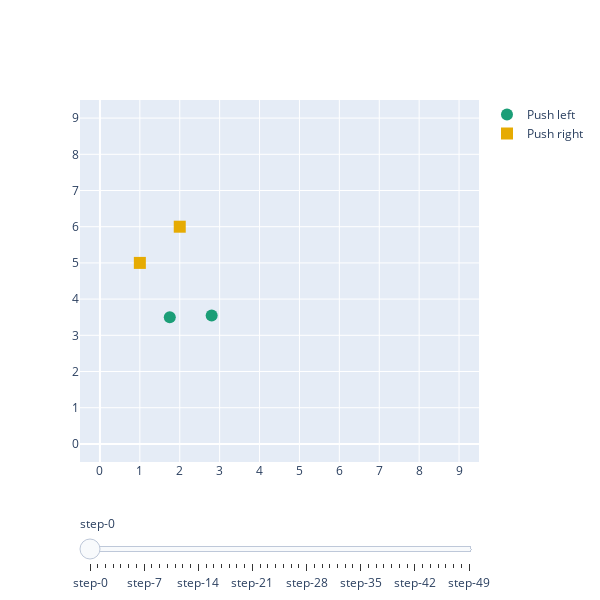
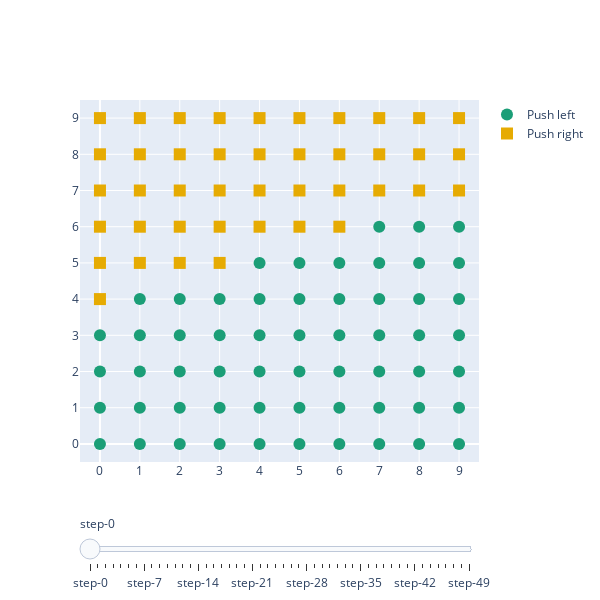

Notebook code cell kept with these figures, in order:
### Code cell
to_plot = ["step", "cumulative_reward", "global_error", "selector"]

stats_to_plot = {key: value for key, value in stats_cr2.items() if key in to_plot}
stats_to_plot["global_error"] = stats_to_plot["global_error"].sum(axis=1)
plot_stats(stats_to_plot, figsize=(10, 8))

stats_to_plot = {"Global error {}".format(idx): stats_cr2["global_error"][:, idx] for idx in range(env.action_space.n)}
plot_stats(stats_to_plot, figsize=(10, 8))

plot_nodes_changes(stats_cr2["mlgng_nodes"], 
                rewards=stats_cr2["cumulative_reward"],
                action_names=act_dict, 
                symbols=act_symbol_plotly, 
                colors=act_color_plotly,
                frequency=10)
plot_nodes_changes(stats_cr2["best_actions"], 
                rewards=stats_cr2["cumulative_reward"],
                action_names=act_dict, 
                symbols=act_symbol_plotly, 
                colors=act_color_plotly)
